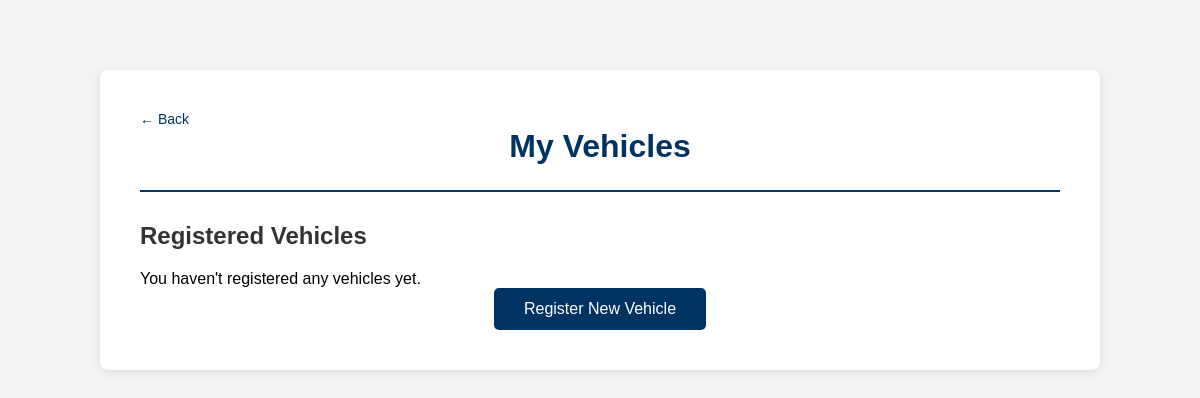
The app's page /view_vehicles (signed in), older data.
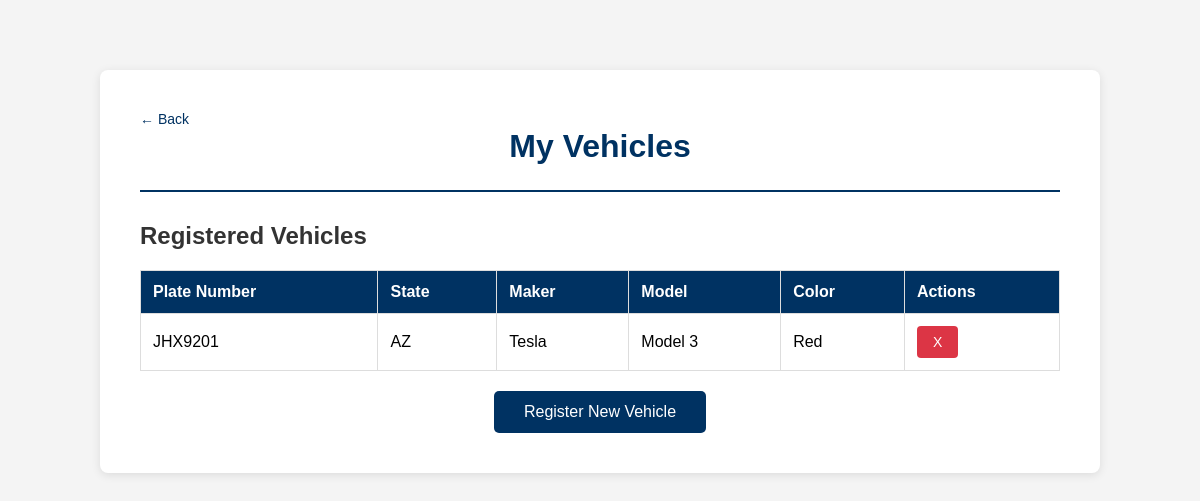
The same page, newer data.
### tables this page shows
CREATE TABLE vehicles (
    v_vehicleskey integer PRIMARY KEY,
    v_userkey integer not null,
    v_plateno varchar(7) not null,
    v_platestate varchar(20),
    v_maker varchar(20),
    v_model varchar(10),
    v_color varchar(10),

    FOREIGN KEY (v_userkey) REFERENCES users(u_userkey)
);

### app.py (the view, shortened to what this page needs)
@app.route('/view_vehicles', methods=['GET', 'POST'])
@login_required
def view_vehicles():
    conn = sqlite3.connect('instance/data.sqlite')
    cursor = conn.cursor()
    error = None
    cursor.execute("""
        SELECT v_vehicleskey, v_plateno, v_platestate, v_maker, v_model, v_color
        FROM vehicles WHERE v_userkey = ?
        ORDER BY v_vehicleskey DESC
    """, [current_user.u_userkey])
    vehicles = cursor.fetchall()
    conn.close()
    return render_template("view_vehicles.html", vehicles=vehicles, error=error, username=current_user.username)

### app.py (called while the page is built)
@login_manager.user_loader
def load_user(user_id):
    return User.query.get(int(user_id))

### templates/view_vehicles.html (shortened to what this page needs)
<!DOCTYPE html>
<html lang="en">
<head>
    <link rel="stylesheet" href="{{ url_for('static', filename='style.css') }}">
</head>
<body>
    <div class="container">
        <header>
            <a href="{{ url_for('home') }}" class="back-link">← Back</a>
            <h1>My Vehicles</h1>
        </header>
        <main>
            <h2>Registered Vehicles</h2>
            {% if vehicles %}
                <table>
                    <thead>
                        <tr>
                            <th>Plate Number</th>
                            <th>State</th>
                            <th>Maker</th>
                            <th>Model</th>
                            <th>Color</th>
                            <th>Actions</th>
                        </tr>
                    </thead>
                    <tbody>
                        {% for vehicle in vehicles %}
                        <tr>
                            <td>{{ vehicle[1] }}</td>
                            <td>{{ vehicle[2] }}</td>
                            <td>{{ vehicle[3] }}</td>
                            <td>{{ vehicle[4] }}</td>
                            <td>{{ vehicle[5] }}</td>
                            <td>
                                <form method="POST" action="{{ url_for('view_vehicles') }}" style="display:inline;">
                                    <button type="submit" class="delete-btn"
                                            onclick="return confirm('Are you sure you want to delete this vehicle?')">
                                        X
                                    </button>
                                </form>
                            </td>
                        </tr>
                        {% endfor %}
                    </tbody>
                </table>
            {% else %}
                <p class="no-data">You haven't registered any vehicles yet.</p>
            {% endif %}
            <div class="button-container">
                <button class="primary-btn" onclick="window.location.href='{{ url_for('reg_vehicle') }}'">Register New Vehicle</button>
            </div>
        </main>
    </div>
</body>
</html>

Row changes from the older to the newer data that the page shows:
added vehicles: v_plateno "JHX9201", v_platestate "AZ", v_maker "Tesla", v_model "Model 3", v_color "Red"
Text that changed along with them:
text no longer shown: "You haven't registered any vehicles yet."
text now shown: "Plate Number State Maker Model Color Actions"
